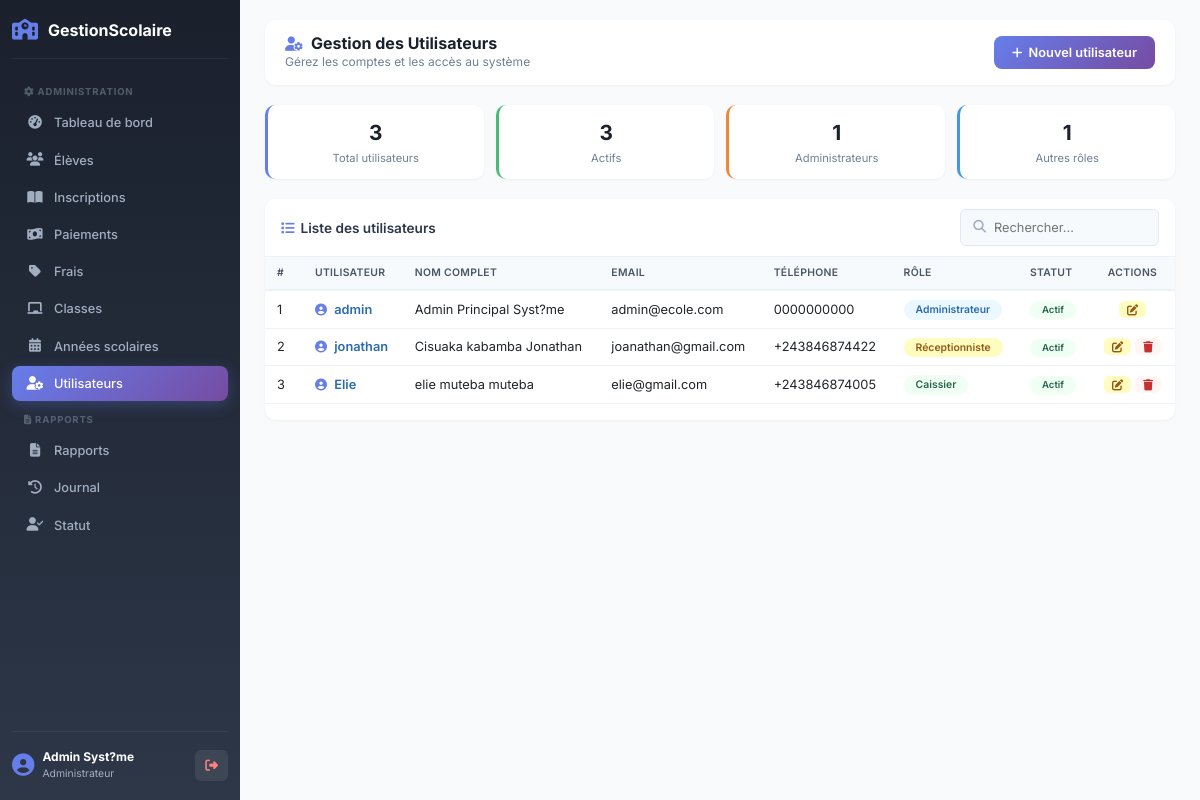
The page /admin/utilisateurs/index.php (signed in) on the database its author committed.
### tables this page shows
CREATE TABLE `utilisateurs` (
  `idUtilisateur` int(11) NOT NULL,
  `nom` varchar(100) NOT NULL,
  `postNom` varchar(100) DEFAULT NULL,
  `prenom` varchar(100) DEFAULT NULL,
  `sexe` enum('M','F') DEFAULT NULL,
  `telephone` varchar(20) DEFAULT NULL,
  `email` varchar(100) DEFAULT NULL,
  `username` varchar(50) NOT NULL,
  `motDePasse` varchar(255) NOT NULL,
  `idRole` int(11) NOT NULL,
  `statut` enum('Actif','Inactif') DEFAULT 'Actif'
);

CREATE TABLE `roles` (
  `idRole` int(11) NOT NULL,
  `nomRole` varchar(50) NOT NULL
);

### admin/utilisateurs/index.php (the view, shortened to what this page needs)
<?php
$db = db();
$sql = "
    SELECT u.idUtilisateur, u.nom, u.postNom, u.prenom, u.username, u.email,
           u.telephone, u.sexe, u.statut,
           r.nomRole
    FROM utilisateurs u
    LEFT JOIN roles r ON u.idRole = r.idRole
    ORDER BY u.nom, u.prenom
";
$stmt = $db->query($sql);
$utilisateurs = $stmt->fetchAll();
include __DIR__ . '/../../includes/header.php';
?>
<div class="app-layout">
    <div class="sidebar-admin" id="sidebarAdmin">
        <div class="sidebar-logo">
            <i class="fas fa-school"></i>
            <span>GestionScolaire</span>
        </div>
        <ul class="sidebar-menu">
            <li class="menu-section"><i class="fas fa-cog"></i> Administration</li>
            <li>
                <a href="../dashboard.php">
                    <i class="fas fa-tachometer-alt"></i> Tableau de bord
                </a>
            </li>
            <li>
                <a href="../eleves/index.php">
                    <i class="fas fa-users"></i> Élèves
                </a>
            </li>
            <li>
                <a href="../inscriptions/index.php">
                    <i class="fas fa-book-open"></i> Inscriptions
                </a>
            </li>
            <li>
                <a href="../paiements/index.php">
                    <i class="fas fa-money-bill-wave"></i> Paiements
                </a>
            </li>
            <li>
                <a href="../frais/index.php">
                    <i class="fas fa-tag"></i> Frais
                </a>
            </li>
            <li>
                <a href="../classes/index.php">
                    <i class="fas fa-chalkboard"></i> Classes
                </a>
            </li>
            <li>
                <a href="../annees/index.php">
                    <i class="fas fa-calendar-alt"></i> Années scolaires
                </a>
            </li>
            <li>
                <a href="index.php" class="active">
                    <i class="fas fa-user-cog"></i> Utilisateurs
                </a>
            </li>
            <li class="menu-section"><i class="fas fa-file-alt"></i> Rapports</li>
            <li>
                <a href="../rapports/index.php">
                    <i class="fas fa-file-alt"></i> Rapports
                </a>
            </li>
            <li>
                <a href="../journal/index.php">
                    <i class="fas fa-history"></i> Journal
                </a>
            </li>
            <li>
                <a href="../statut.php">
                    <i class="fas fa-user-check"></i> Statut
                </a>
            </li>
        </ul>
        <div class="sidebar-footer">
            <div class="user-info">
                <i class="fas fa-user-circle"></i>
                <div>
                    <strong><?php echo $_SESSION['nom'] . ' ' . $_SESSION['prenom']; ?></strong>
                    <span><?php echo $_SESSION['role']; ?></span>
                </div>
            </div>
            <a href="../../logout.php" class="btn-logout" title="Déconnexion">
                <i class="fas fa-sign-out-alt"></i>
            </a>
        </div>
    </div>
    <div class="main-content">
        <div class="header-bar">
            <div>
                <h3><i class="fas fa-user-cog"></i>Gestion des Utilisateurs</h3>
                <small>Gérez les comptes et les accès au système</small>
            </div>
            <button class="btn-add" onclick="openModal()">
                <i class="fas fa-plus"></i> Nouvel utilisateur
            </button>
        </div>
        <?php
        $total = count($utilisateurs);
        $actifs = 0;
        $admins = 0;
        $caissiers = 0;
        $enseignants = 0;
        $eleves = 0;
        foreach ($utilisateurs as $u) {
            if ($u['statut'] === 'Actif') $actifs++;
            $role = strtolower($u['nomRole'] ?? '');
            if (strpos($role, 'administrateur') !== false) $admins++;
            elseif (strpos($role, 'caissier') !== false) $caissiers++;
            elseif (strpos($role, 'enseignant') !== false) $enseignants++;
            elseif (strpos($role, 'élève') !== false || strpos($role, 'eleve') !== false) $eleves++;
        }
        ?>
        <div class="stats-grid">
            <div class="stat-card">
                <div class="number"><?php echo $total; ?></div>
                <div class="label">Total utilisateurs</div>
            </div>
            <div class="stat-card green">
                <div class="number"><?php echo $actifs; ?></div>
                <div class="label">Actifs</div>
            </div>
            <div class="stat-card orange">
                <div class="number"><?php echo $admins; ?></div>
                <div class="label">Administrateurs</div>
            </div>
            <div class="stat-card blue">
                <div class="number"><?php echo $caissiers + $enseignants + $eleves; ?></div>
                <div class="label">Autres rôles</div>
            </div>
        </div>
        <div class="table-box">
            <div class="table-header">
                <span class="title"><i class="fas fa-list"></i>Liste des utilisateurs</span>
                <div class="search-box">
                    <i class="fas fa-search"></i>
                    <input type="text" id="searchInput" placeholder="Rechercher...">
                </div>
            </div>
            <div class="table-scroll">
                <table class="table">
                    <thead>
                        <tr>
                            <th style="width:38px;">#</th>
                            <th>Utilisateur</th>
                            <th>Nom complet</th>
                            <th>Email</th>
                            <th>Téléphone</th>
                            <th>Rôle</th>
                            <th>Statut</th>
                            <th style="text-align:center; width:85px;">Actions</th>
                        </tr>
                    </thead>
                    <tbody>
                        <?php if (empty($utilisateurs)): ?>
                            <tr>
                                <td colspan="8">
                                    <div class="empty-state">
                                        <i class="fas fa-users"></i>
                                        <h5>Aucun utilisateur</h5>
                                        <p>Ajoutez votre premier utilisateur</p>
                                    </div>
                                </td>
                            </tr>
                        <?php else: ?>
                            <?php foreach ($utilisateurs as $i => $u): ?>
                                <tr>
                                    <td><?php echo $i + 1; ?></td>
                                    <td>
                                        <span class="username">
                                            <i class="fas fa-user-circle"></i>
                                            <?php echo htmlspecialchars($u['username']); ?>
                                        </span>
                                    </td>
                                    <td><?php echo htmlspecialchars(trim($u['nom'] . ' ' . ($u['postNom'] ?? '') . ' ' . $u['prenom'])); ?></td>
                                    <td><?php echo htmlspecialchars($u['email'] ?? '-'); ?></td>
                                    <td><?php echo htmlspecialchars($u['telephone'] ?? '-'); ?></td>
                                    <td>
                                        <?php
                                            $roleClass = 'default';
                                            $rl = strtolower($u['nomRole'] ?? '');
                                            if (strpos($rl, 'administrateur') !== false) $roleClass = 'admin';
                                            elseif (strpos($rl, 'caissier') !== false) $roleClass = 'caissier';
                                            elseif (strpos($rl, 'enseignant') !== false) $roleClass = 'enseignant';
                                            elseif (strpos($rl, 'réceptionniste') !== false) $roleClass = 'receptionniste';
                                            elseif (strpos($rl, 'élève') !== false || strpos($rl, 'eleve') !== false) $roleClass = 'eleve';
                                        ?>
                                        <span class="badge-role <?php echo $roleClass; ?>"><?php echo htmlspecialchars($u['nomRole'] ?? 'Utilisateur'); ?></span>
                                    </td>
                                    <td>
                                        <span class="badge-status <?php echo $u['statut']; ?>">
                                            <?php echo $u['statut']; ?>
                                        </span>
                                    </td>
                                    <td style="text-align:center;">
                                        <div class="actions">
                                            <a href="modifier.php?id=<?php echo $u['idUtilisateur']; ?>" class="btn btn-edit" title="Modifier">
                                                <i class="fas fa-edit"></i>
                                            </a>
                                            <?php if ($u['idUtilisateur'] != $_SESSION['user_id']): ?>
                                                <a href="supprimer.php?id=<?php echo $u['idUtilisateur']; ?>"
                                                   class="btn btn-delete"
                                                   title="Supprimer"
                                                   onclick="return confirm('Supprimer cet utilisateur ?')">
                                                    <i class="fas fa-trash"></i>
                                                </a>
                                            <?php endif; ?>
                                        </div>
                                    </td>
                                </tr>
                            <?php endforeach; ?>
                        <?php endif; ?>
                    </tbody>
                </table>
            </div>
        </div>
        <?php include __DIR__ . '/../../includes/footer.php'; ?>
</body>
</html>

### assets/css/style.css (style rules this page uses)
* { margin: 0; padding: 0; box-sizing: border-box; }
body { font-family: 'Inter', -apple-system, BlinkMacSystemFont, sans-serif; background: #f8fafc; overflow-x: hidden; }
.main-content { margin-left: 280px; min-height: 100vh; padding: 20px 30px; }
.stat-card { border-radius: 16px; transition: all 0.3s ease; }

### rows shown on the page
utilisateurs: username "admin", nom+postNom+prenom "Admin Principal Syst?me", email "admin@ecole.com", telephone "0000000000", idRole.nomRole "Administrateur", statut "Actif"
utilisateurs: username "jonathan", nom+postNom+prenom "Cisuaka kabamba Jonathan", email "joanathan@gmail.com", telephone "+243846874422", idRole.nomRole "Réceptionniste", statut "Actif"
utilisateurs: username "Elie", nom+postNom+prenom "elie muteba muteba", email "elie@gmail.com", telephone "+243846874005", idRole.nomRole "Caissier", statut "Actif"

### other values the page prints
$_SESSION['nom'] "Admin"
$_SESSION['prenom'] "Syst?me"
$_SESSION['role'] "Administrateur"
$total "3"
$actifs "3"
$admins "1"
$caissiers + $enseignants + $eleves "1"
